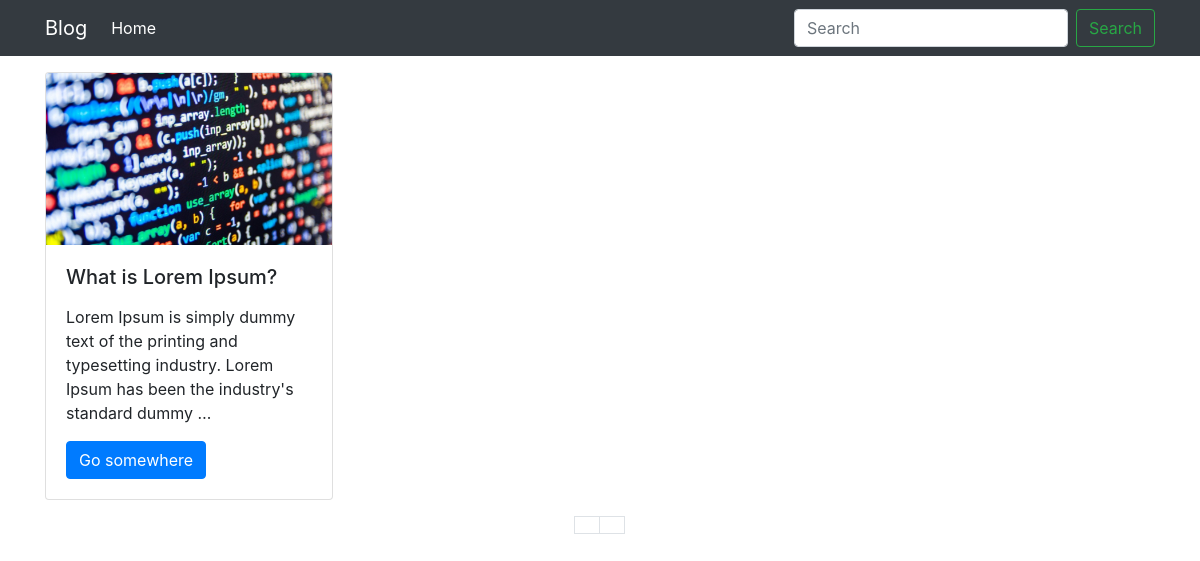
The app's page /search/ with its own data.
### blog/models.py (models this page shows, shortened)
class Post(models.Model):
    STATUS_CHOICES  = (
        ('draft','Draft'),
        ('published','Published'),
    )
    author          = models.ForeignKey(User, on_delete=models.CASCADE)
    title           = models.CharField(max_length=250)
    slug            = models.SlugField(blank=True, null=True)
    img             = models.ImageField(upload_to='post_pic', default='123.png')
    body            = models.TextField()
    publish         = models.DateTimeField(default=timezone.now)
    created         = models.DateTimeField(auto_now_add=True)
    updated         = models.DateTimeField(auto_now=True)
    status          = models.CharField(max_length=9, choices=STATUS_CHOICES, default='draft')
    objects         = PostManager()
    published       = models.Manager()
    class Meta:
        ordering = ('publish',)
    def get_absolute_url(self):
        return reverse('post_detail', args=[
                                            self.publish.year,
                                            self.publish.month,
                                            self.publish.day,
                                            self.slug
                                        ])

### search/views.py (the view)
# urls.py: path('search/', SearchListView.as_view(), name='search')
class SearchListView(ListView):
    template_name = 'search/view.html'
    def get_context_data(self, *args, **kwargs):
        context = super(SearchListView, self).get_context_data(*args, **kwargs)
        query = self.request.GET.get('q')
        context['query'] = query
        return context
    def get_queryset(self, *args, **kwargs):
        request = self.request
        method_dict = request.GET
        query = method_dict.get('q','lorem')
        if query:
            lookups = Q(title__icontains=query)
            return Post.objects.filter(lookups).distinct()
        return Post.objects.none()

### blog/models.py (called while the page is built)
    def get_queryset(self):
        queryset = super(PostManager, self).get_queryset().filter(status='published')
        queryset = queryset # TODO
        return queryset

### blog/templates/search/view.html
{% extends "base.html" %} {% block title %} Blog {% endblock %} {% block content %} {% for post in object_list %}
<div class="col-4 mr-auto my-3 ">
    <div class="card" style="width: 18rem;">
        <img src="{{post.img.url}}" class="card-img-top" alt="...">
        <div class="card-body">
            <h5 class="card-title">{{post.title}}</h5>
            <p class="card-text">{{post.body|truncatewords:20|linebreaks}}</p>
            <a href="{{post.get_absolute_url}}" class="btn btn-primary">Go somewhere</a>
        </div>
    </div>
</div>
{% endfor %}
<div class="container">
    {% include "snippets/pagination.html" %}
</div>
{% endblock content %}

### records on screen
Post: img (picture), title "What is Lorem Ipsum?", body "Lorem Ipsum is simply dummy text of the printing and typesetting industry. Lorem Ipsum has been the industry's standard dummy …"
